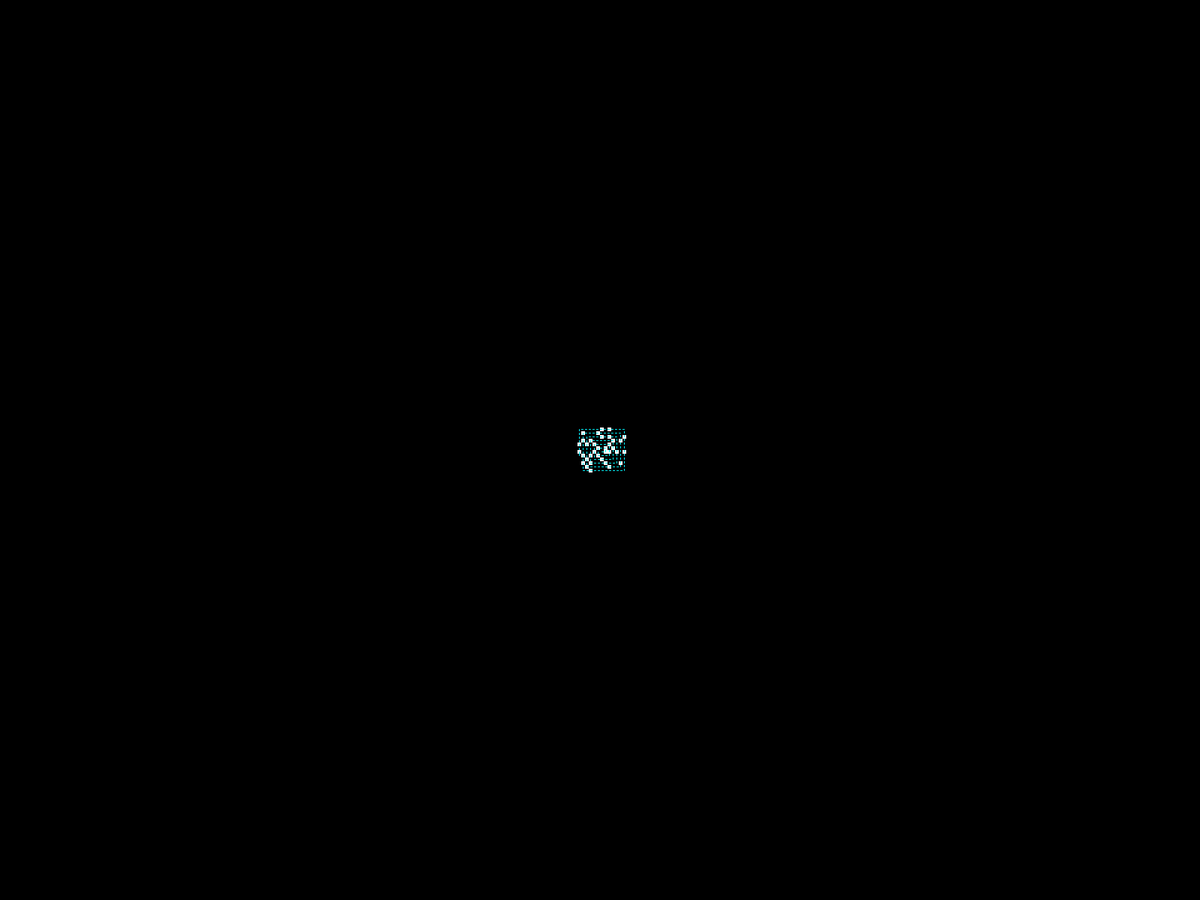
Frame 1 (no input)
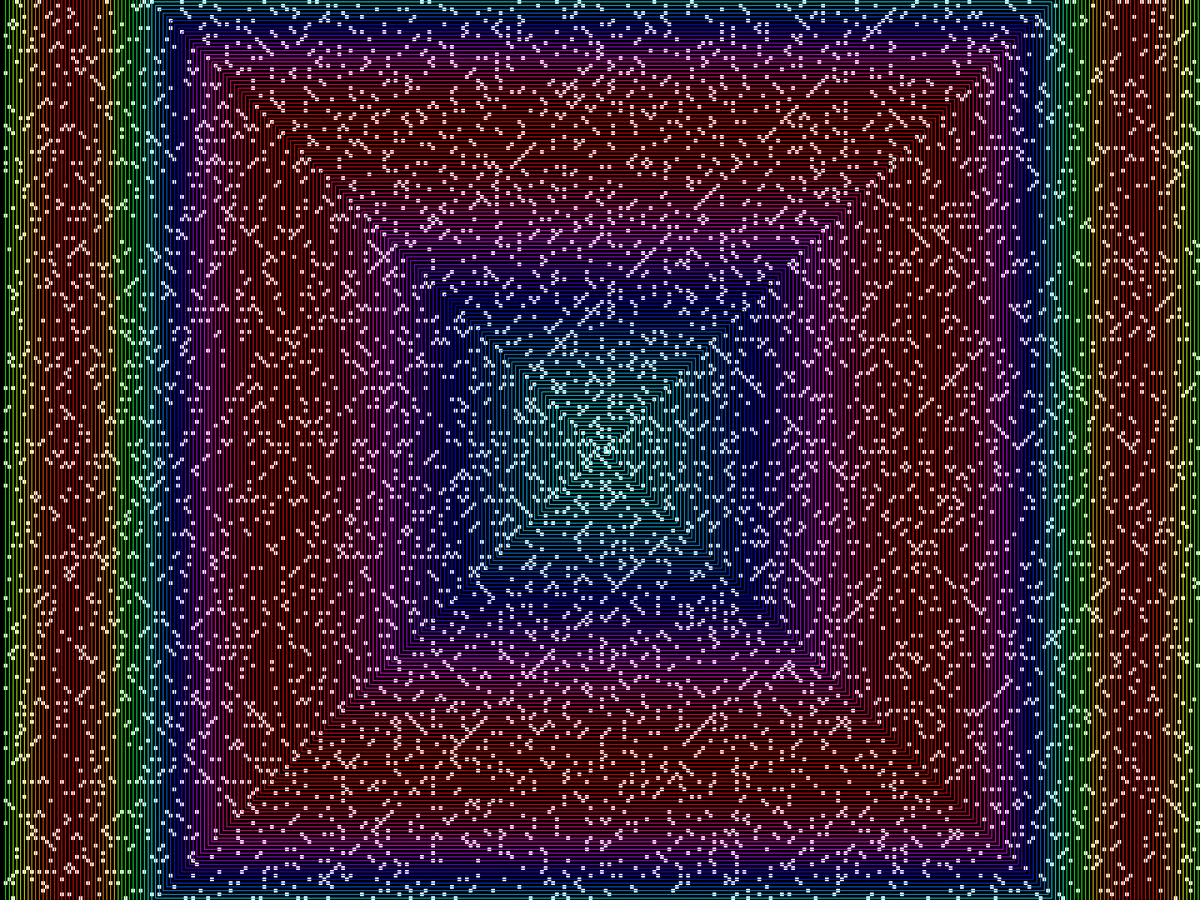
Frame 60 (the mouse pressed at the canvas centre just before this capture)
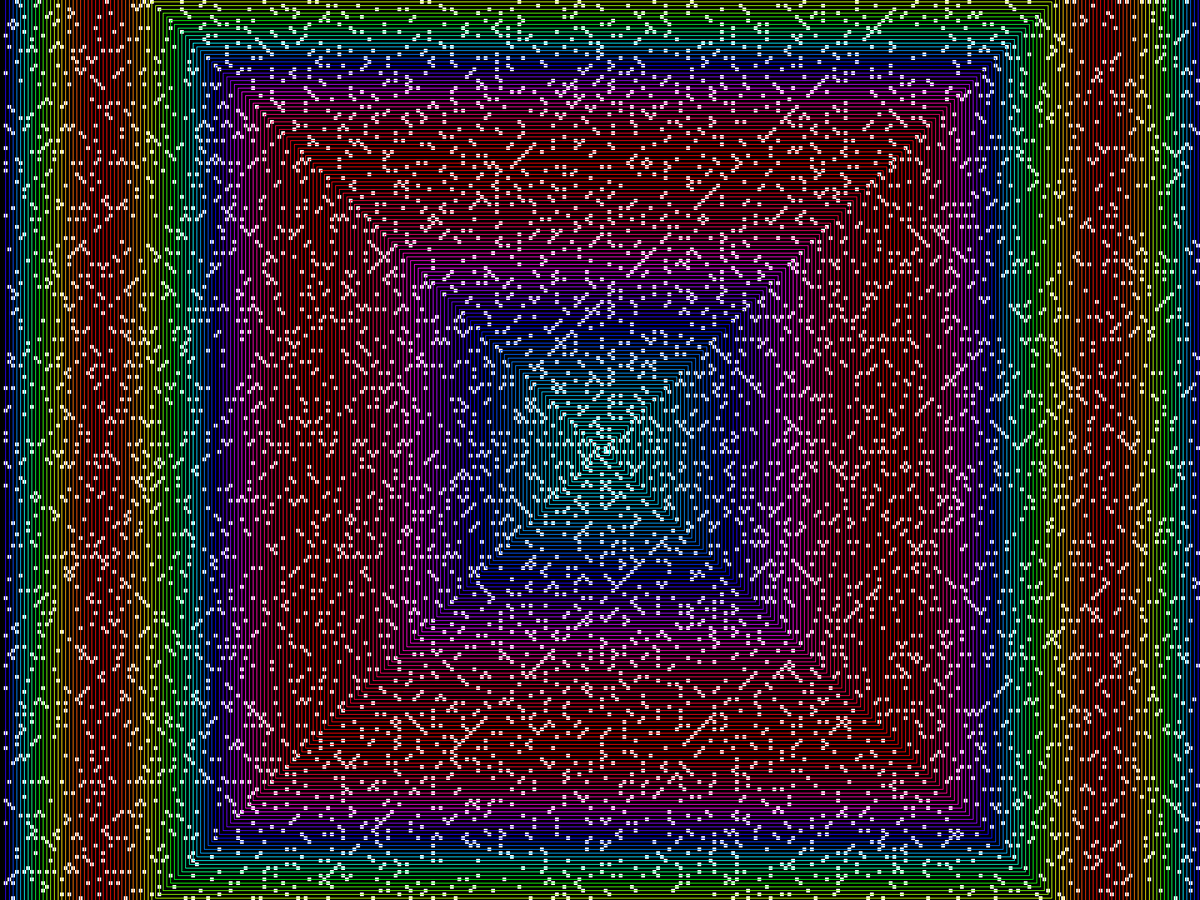
Frame 120 (the mouse held since frame 60 and released just before this capture)

The Processing sketch that drew these frames (run headless with seeded random() and noise(); from frame 60 on, the mouse is pressed at the canvas centre):

// Processing sketch: primeSpiralLines
// ── primeSpiralLines.pde
int num; 
int direction;
int turnDistance;
int timesTurned;
int completedSinceTurn;

float x, y;
float size;

int began;

float m = 0;

void setup()
{
  began = millis();
  
  fullScreen();
  colorMode(HSB);
  background(0);
  noStroke();
  textSize(24);
    
  size = 5;

  reset();  
}

void draw()
{
  int now = millis();
  float time = 1000. / 60.;
  while(millis() - now < time)
  {
    if((x < width && x > 0) || (y < height && y > 0))
    {
      if(m == 0)
      {
          fill(0);
  
        if(isPrime(num))
          fill(255);
  
        noStroke();
        rect(x, y, size, size);
      }
      
      float oldX = x;
      float oldY = y;
      
      switch(direction)
      {
        case 0:
          x+=size;
          break;
        case 1:
          y-=size;
          break;
        case 2:
          x-=size;
          break;
        case 3:
          y+=size;
          break;
      }
      
      stroke(128 + 128* sin(num / (10000 + 10000 * sin(m))), 255, 255);
      line(oldX + size / 2, oldY + size / 2, x +  size / 2, y + size / 2);
      
      num++;
      completedSinceTurn++;
      
      if(completedSinceTurn == turnDistance) //turn
      {
        completedSinceTurn = 0;
        timesTurned++;
        direction = (direction + 1) % 4;
      }
      if(timesTurned == 2)
      {
        timesTurned = 0;
        turnDistance++;
      }
    }
    else
    {
      //time = (millis() - began) / 1000;
      //fill(255);
      //translate(width / 2, height / 2);
      ////text("Done up to " + num + ".", 0, 0);
      ////text("That took " + time + " seconds.", 0, 24);
      //noLoop();
      //break;
      reset();
      m += .2;
    }
  }
}

void reset()
{
  num = 1;
  direction = 0;
  turnDistance = 1;
  timesTurned = 0;
  completedSinceTurn = 0;
  
  x = width / 2;
  y = height / 2;
}

boolean isPrime(int n)
{
  if(n <= 1) return false;
  if(n == 2) return true;
  int s = ceil(sqrt(n));
  for(int i = 2; i <= s; i++)
  {
    if(n % i == 0) return false;
  }
  return true;
}
